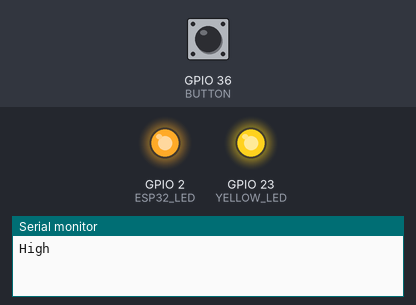
Bench run of a program on a simulated ESP32. On the bench: output pins drawn as LEDs (lit = HIGH), the last lines printed to the serial monitor. The inputs (shaded band) are chosen by the test bench; at power-on: GPIO 36 (BUTTON) HIGH.

Above: at 0.75 s.
At 1.2 s:
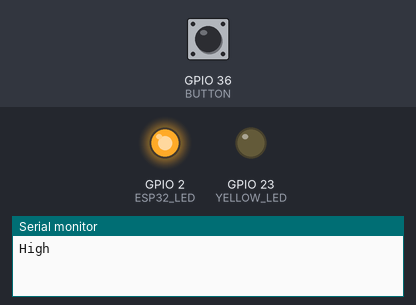
1.3 s: GPIO 36 (BUTTON) pulled LOW for 0.15 s
At 5.0 s:
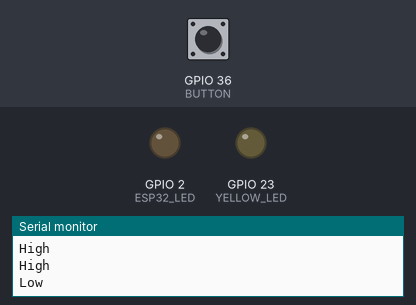
Timing chart, 0 to 10.4 s (numbered marks = the images above; inputs shaded):
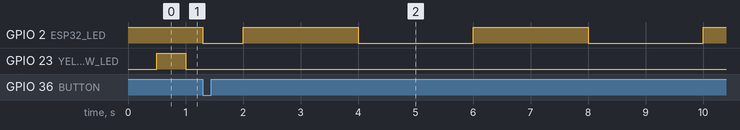

Measured:
- after the input at 1.3 s, GPIO 23 (YELLOW_LED): stops changing and stays LOW
- by itself, GPIO 2 (ESP32_LED): repeats every 4.0 s: HIGH 2.0 s, LOW 2.0 s

The program:

main.cpp
```cpp
#include <Arduino.h>

#define ESP32_LED 2
#define YELLOW_LED 23
#define BUTTON 36
#define MS 1000
#define ESP32_LED_T 2*MS
#define YELLOW_LED_T 500*MS
#define DEBOUNCE_TIME 250
#define PRESCALER_1MHZ 80
#define SERIAL_MONITOR_BAUDRATE 115200

// put function declarations here:
void toggle_led_isr();
void timer_isr();

volatile bool esp32_led_state = false;
volatile unsigned long button_press_time = 0;
volatile unsigned long last_button_press_time = 0;
hw_timer_t *yellow_led_timer = NULL;

void setup() {
  // put your setup code here, to run once:
  pinMode(ESP32_LED, OUTPUT);
  pinMode(YELLOW_LED, OUTPUT);
  pinMode(BUTTON, INPUT);
  Serial.begin(SERIAL_MONITOR_BAUDRATE);
  attachInterrupt(BUTTON, toggle_led_isr, FALLING);
  yellow_led_timer = timerBegin(0, PRESCALER_1MHZ, true); // número de timer, prescaler (80 MHz), ascendente o descendente
  timerAttachInterrupt(yellow_led_timer, timer_isr, true);
  timerAlarmWrite(yellow_led_timer, 500*MS, true); // timer, final del contador, reload
  timerAlarmEnable(yellow_led_timer);
}

void loop() {
  // put your main code here, to run repeatedly:
  if(esp32_led_state){
    esp32_led_state = false;
    digitalWrite(ESP32_LED, LOW);
    Serial.println("Low");
  }else{
    esp32_led_state = true;
    digitalWrite(ESP32_LED, HIGH);
    Serial.println("High");
  }
  delay(ESP32_LED_T);
}

void IRAM_ATTR toggle_led_isr(){
  button_press_time = millis();
  if(button_press_time - last_button_press_time > DEBOUNCE_TIME){
    if(timerAlarmEnabled(yellow_led_timer)){
      timerAlarmDisable(yellow_led_timer);
    }else{
      timerAlarmEnable(yellow_led_timer);
    }
    if(esp32_led_state){
      esp32_led_state = false;
      digitalWrite(ESP32_LED, LOW);
    }else{
      esp32_led_state = true;
      digitalWrite(ESP32_LED, HIGH);
    }
    last_button_press_time = button_press_time;
  }
}

void IRAM_ATTR timer_isr(){
  digitalWrite(YELLOW_LED, !digitalRead(YELLOW_LED));
}
```
